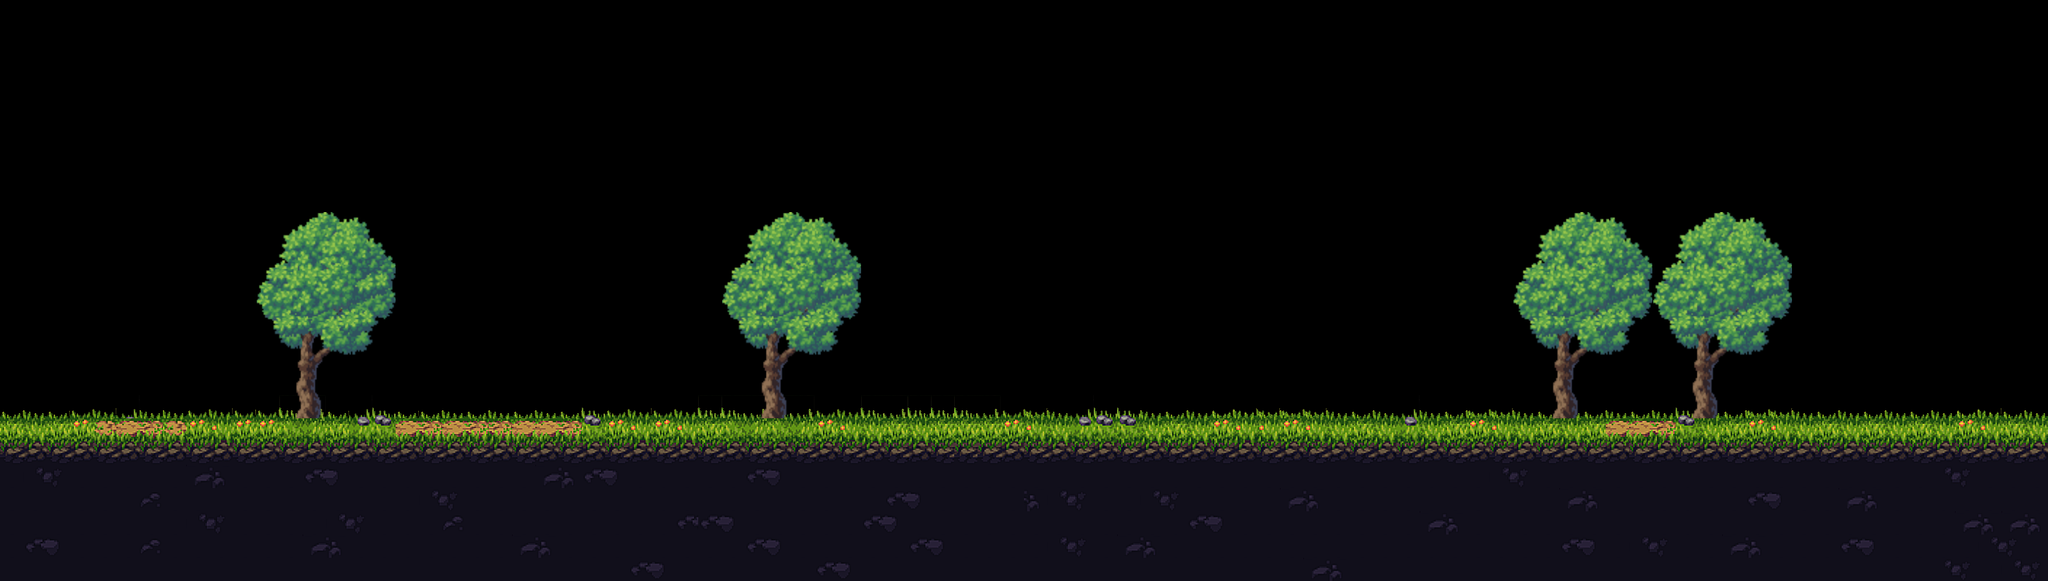

Rendered tile map (Tiled .tmx) drawn with the repository's tilesets; below, a short description and the map source with its tile grids summarised:
An orthogonal 88x25 tile map with 32x32 px tiles, 3 tile layers (T1, B2, B3), 4 tilesets.

<map version="1.10" tiledversion="1.10.0" orientation="orthogonal" renderorder="right-down" width="88" height="25" tilewidth="32" tileheight="32" infinite="0" nextlayerid="4" nextobjectid="1">
 <tileset firstgid="1" name="tiles" tilewidth="32" tileheight="32" tilecount="104" columns="8">
  <image source="Plains_Asset_Pack/Tiles/tiles.png" width="256" height="416" />
 </tileset>
 <tileset firstgid="105" name="top_tiles" tilewidth="32" tileheight="32" tilecount="20" columns="5">
  <image source="Plains_Asset_Pack/Tiles/top_tiles.png" width="160" height="128" />
 </tileset>
 <tileset firstgid="125" name="back_tiles" tilewidth="32" tileheight="32" tilecount="12" columns="3">
  <image source="../../../A+SuperGame02/assets/Maps/Plains_Asset_Pack/Tiles/back_tiles.png" width="96" height="128" />
 </tileset>
 <tileset firstgid="137" name="tree" tilewidth="32" tileheight="32" tilecount="54" columns="6">
  <image source="Plains_Asset_Pack/Animated/back_tiles/tree.png" width="200" height="300" />
 </tileset>
 <layer id="1" name="T1" width="88" height="25">
  <data>[2200 cells, 635 non-empty, 16 distinct tile ids]</data>
 </layer>
 <layer id="2" name="B2" width="88" height="25">
  <data>[2200 cells, 108 non-empty, 17 distinct tile ids]</data>
 </layer>
 <layer id="3" name="B3" width="88" height="25">
  <data>[2200 cells, 242 non-empty, 58 distinct tile ids]</data>
 </layer>
</map>
